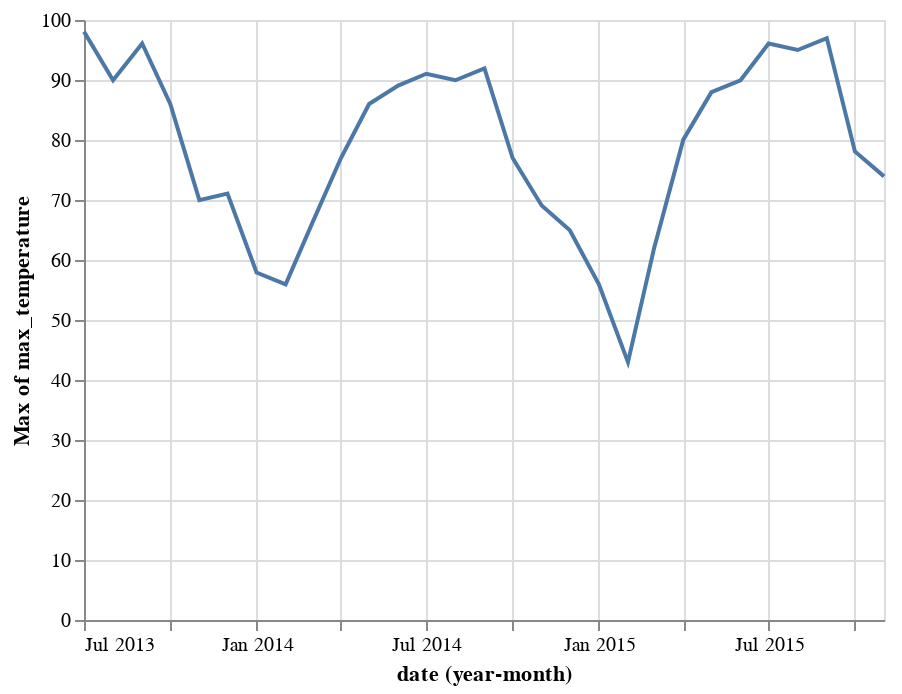

The notebook cell this image was saved under:
### Markdown cell above
Viendo los datos de temperatura y precipitación, igual nos gustaría ver el agregado por año y mes, en vez de sólo el mes. Esto es útil para ver tendencias estacionales. Nos gustaría también ver, las temperatuas máxima y mínima para cada mes:

### Code cell
alt.Chart(data).mark_line().encode(
    x='yearmonth(date):T',
    y='max(max_temperature)',
)

### Figure 1 — Vega-Lite specification as saved in the notebook (floating-point values rounded to 4 significant figures; data arrays with more than 128 entries replaced by an {"elided": "..."} marker saying what was removed)
{"config": {"view": {"continuousWidth": 400, "continuousHeight": 300}}, "data": {"name": "data-7fec6fe90563c58f2427fdb12bdee037"}, "mark": "line", "encoding": {"x": {"type": "temporal", "field": "date", "timeUnit": "yearmonth"}, "y": {"type": "quantitative", "aggregate": "max", "field": "max_temperature"}}, "$schema": "https://vega.github.io/schema/vega-lite/v4.8.1.json", "datasets": {"data-7fec6fe90563c58f2427fdb12bdee037": {"elided": "883 records"}}}
